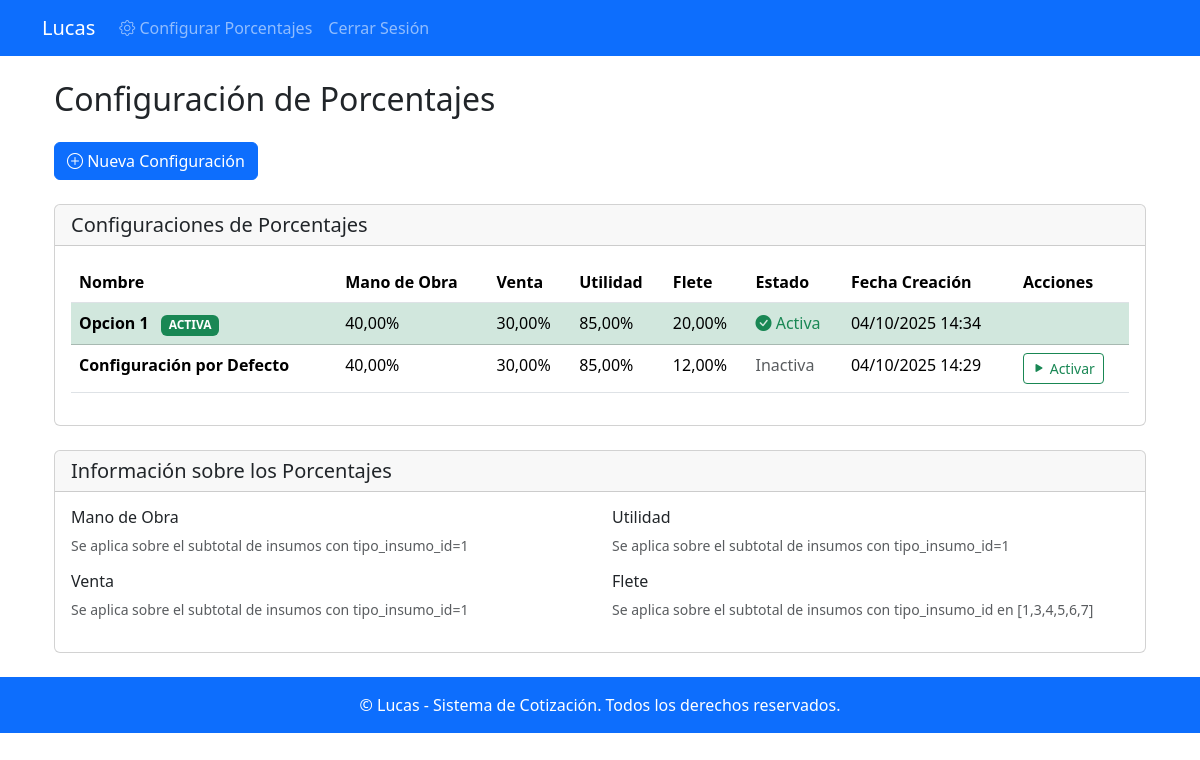
The page /configurar-porcentajes/ (signed in) on the database its author committed.
### apps/presupuestos/models.py (models this page shows, shortened)
class PorcentajeConfiguracion(models.Model):
    nombre = models.CharField(max_length=100, unique=True, help_text="Nombre identificativo de esta configuración")
    mano_obra_porcentaje = models.DecimalField(
        max_digits=5,
        decimal_places=2,
        default=40,
        help_text="Porcentaje de mano de obra (ej: 40 = 40%)"
    )
    venta_porcentaje = models.DecimalField(
        max_digits=5,
        decimal_places=2,
        default=30,
        help_text="Porcentaje de venta (ej: 30 = 30%)"
    )
    utilidad_porcentaje = models.DecimalField(
        max_digits=5,
        decimal_places=2,
        default=85,
        help_text="Porcentaje de utilidad (ej: 85 = 85%)"
    )
    flete_porcentaje = models.DecimalField(
        max_digits=5,
        decimal_places=2,
        default=12,
        help_text="Porcentaje de flete (ej: 12 = 12%)"
    )
    activo = models.BooleanField(default=True, help_text="Indica si esta es la configuración activa")
    fecha_creacion = models.DateTimeField(auto_now_add=True)
    fecha_modificacion = models.DateTimeField(auto_now=True)
    class Meta:
        verbose_name = "Configuraión de Porcentajes"
        verbose_name_plural = "Configuraciones de Porcentajes"

### apps/presupuestos/views.py (the view, shortened to what this page needs)
# urls.py: path('configurar-porcentajes/', presupuestos_views.configurar_porcentajes, name='configurar_porcentajes'),
@login_required
def configurar_porcentajes(request):
    configuraciones = PorcentajeConfiguracion.objects.all().order_by('-fecha_creacion')
    return render(request, 'configurar_porcentajes.html', {
        'configuraciones': configuraciones,
    })

### apps/presupuestos/templates/configurar_porcentajes.html (shortened to what this page needs)
{% extends "base.html" %}
{% load static %}
{% block content %}
<div class="container mt-4">
    <div class="row">
        <div class="col-md-12">
            <h2 class="mb-4">Configuración de Porcentajes</h2>
            <div class="mb-4">
                <button type="button" class="btn btn-primary" data-bs-toggle="modal" data-bs-target="#modalNuevaConfiguracion">
                    <i class="bi bi-plus-circle"></i> Nueva Configuración
                </button>
            </div>
            <div class="card">
                <div class="card-header">
                    <h5 class="mb-0">Configuraciones de Porcentajes</h5>
                </div>
                <div class="card-body">
                    {% if configuraciones %}
                        <div class="table-responsive">
                            <table class="table table-hover">
                                <thead>
                                    <tr>
                                        <th>Nombre</th>
                                        <th>Mano de Obra</th>
                                        <th>Venta</th>
                                        <th>Utilidad</th>
                                        <th>Flete</th>
                                        <th>Estado</th>
                                        <th>Fecha Creación</th>
                                        <th>Acciones</th>
                                    </tr>
                                </thead>
                                <tbody>
                                    {% for config in configuraciones %}
                                    <tr class="{% if config.activo %}table-success{% endif %}">
                                        <td>
                                            <strong>{{ config.nombre }}</strong>
                                            {% if config.activo %}
                                                <span class="badge bg-success ms-2">ACTIVA</span>
                                            {% endif %}
                                        </td>
                                        <td>{{ config.mano_obra_porcentaje }}%</td>
                                        <td>{{ config.venta_porcentaje }}%</td>
                                        <td>{{ config.utilidad_porcentaje }}%</td>
                                        <td>{{ config.flete_porcentaje }}%</td>
                                        <td>
                                            {% if config.activo %}
                                                <span class="text-success">
                                                    <i class="bi bi-check-circle-fill"></i> Activa
                                                </span>
                                            {% else %}
                                                <span class="text-muted">Inactiva</span>
                                            {% endif %}
                                        </td>
                                        <td>{{ config.fecha_creacion|date:"d/m/Y H:i" }}</td>
                                        <td>
                                            {% if not config.activo %}
                                                <button type="button" class="btn btn-sm btn-outline-success activate-config"
                                                        data-config-id="{{ config.id }}" data-config-name="{{ config.nombre }}">
                                                    <i class="bi bi-play-fill"></i> Activar
                                                </button>
                                            {% endif %}
                                        </td>
                                    </tr>
                                    {% endfor %}
                                </tbody>
                            </table>
                        </div>
                    {% else %}
                        <div class="alert alert-info">
                            <i class="bi bi-info-circle"></i>
                            No hay configuraciones creadas aún. Crea una nueva configuración para comenzar.
                        </div>
                    {% endif %}
                </div>
            </div>
            <div class="card mt-4">
                <div class="card-header">
                    <h5 class="mb-0">Información sobre los Porcentajes</h5>
                </div>
                <div class="card-body">
                    <div class="row">
                        <div class="col-md-6">
                            <h6>Mano de Obra</h6>
                            <p class="text-muted small">Se aplica sobre el subtotal de insumos con tipo_insumo_id=1</p>
                            <h6>Venta</h6>
                            <p class="text-muted small">Se aplica sobre el subtotal de insumos con tipo_insumo_id=1</p>
                        </div>
                        <div class="col-md-6">
                            <h6>Utilidad</h6>
                            <p class="text-muted small">Se aplica sobre el subtotal de insumos con tipo_insumo_id=1</p>
                            <h6>Flete</h6>
                            <p class="text-muted small">Se aplica sobre el subtotal de insumos con tipo_insumo_id en [1,3,4,5,6,7]</p>
                        </div>
                    </div>
                </div>
            </div>
        </div>
    </div>
</div>
{% endblock %}

### apps/presupuestos/templates/configurar_porcentajes.html (style rules this page uses)
.table-success { background-color: rgba(25, 135, 84, 0.1) !important; }
.activate-config { transition: all 0.2s; }

### rows shown on the page
PorcentajeConfiguracion: nombre "Opcion 1", activo "ACTIVA", mano_obra_porcentaje "40,00", venta_porcentaje "30,00", utilidad_porcentaje "85,00", flete_porcentaje "20,00", fecha_creacion "04/10/2025 14:34"
PorcentajeConfiguracion: nombre "Configuración por Defecto", mano_obra_porcentaje "40,00", venta_porcentaje "30,00", utilidad_porcentaje "85,00", flete_porcentaje "12,00", activo "Inactiva", fecha_creacion "04/10/2025 14:29"
